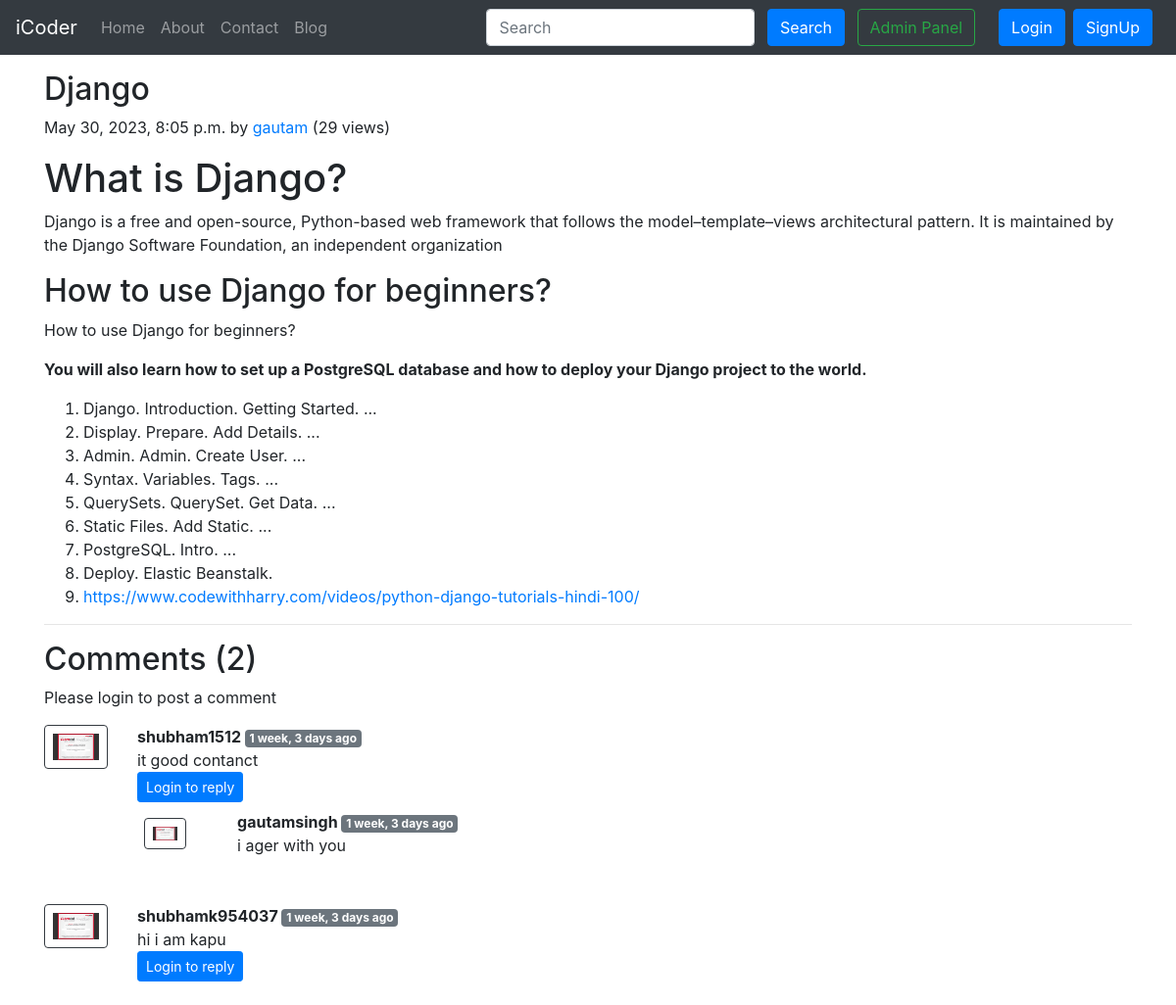
The page /blog/1-post on the database its author committed.
### blog/models.py (models this page shows, shortened)
class Post(models.Model):
    sno = models.AutoField(primary_key=True)
    views= models.IntegerField(default=0)
    title = models.CharField(max_length=255)
    author = models.CharField(max_length=14)
    slug = models.CharField(max_length=130)
    timeStamp = models.DateTimeField(blank=True)
    content = RichTextField()
    post_image = models.ImageField(upload_to="static",default="")

class BlogComment(models.Model):
    sno = models.AutoField(primary_key=True)
    comment = models.TextField()  # Corrected field name
    user = models.ForeignKey(User, on_delete=models.CASCADE)
    post = models.ForeignKey(Post, on_delete=models.CASCADE)
    parent = models.ForeignKey('self', on_delete=models.CASCADE, null=True)
    timestamp = models.DateTimeField(default=now)

### blog/views.py (the view)
# urls.py: path('<str:slug>', views.blogPost, name="blogPost"),
def blogPost(request, slug):
    post=Post.objects.filter(slug=slug).first()
    post.views= post.views +1
    post.save()
    comments= BlogComment.objects.filter(post=post, parent=None)
    replies= BlogComment.objects.filter(post=post).exclude(parent=None)
    replyDict={}
    for reply in replies:
        if reply.parent.sno not in replyDict.keys():
            replyDict[reply.parent.sno]=[reply]
        else:
            replyDict[reply.parent.sno].append(reply)
    context={'post':post, 'comments': comments, 'user': request.user, 'replyDict': replyDict}
    return render(request, "blog/blogPost.html", context)

### blog/templatetags/extras.py (called while the page is built)
@register.filter(name='get_val')
def get_val(dict, key):
    return dict.get(key)

### templates/blog/blogPost.html (shortened to what this page needs)
{% extends 'base.html' %}
{% block body %}
{% load humanize %}
{% load extras %}
<div class="container my-3">
    <h2 class="blog-post-title">{{post.title}}</h2>
    <p class="blog-post-meta">{{post.timeStamp}} by <a href="/about">{{post.author}}</a> (<span >{{post.views}} views</span>)</p></p>
    <p>{{post.content|safe}}</p>
    <hr>
</div>
<div class="container">
    <h2> Comments ({{comments.count}}) </h2>
    <div class="my-2">
        {% if user.is_authenticated %}
        <form action="/blog/postComment" method="post">
            {% csrf_token %}
            <div class="form-group">
                <label for="exampleInputEmail1">Post Comment </label>
                <input type="text" class="form-control" name="comment" placeholder="Enter comment here">
            </div>
            <input type="hidden" name="postSno" value="{{post.sno}}">
            <input type="hidden" name="parentSno" value="">
            <button type="submit" class="btn btn-primary">Submit</button>
        </form>
        {% else %}
        Please login to post a comment
        {% endif %}
    </div>
    {% for comment in comments %}
    <div class="row my-3">
        <div class="col-md-1  ">
            <img class="rounded mx-auto d-block w-100 border border-dark p-2" src="/static/img/user.png" alt="user">
        </div>
        <div class="col-md-11 ">
            <b> {{comment.user.username}} </b> <span class="badge badge-secondary ">{{comment.timestamp| naturaltime}}</span>
            <div>{{comment.comment}}</div>
            <div class="reply mx-0">
                {% if user.is_authenticated %}
                <button class="btn btn-sm btn-primary" type="button" data-toggle="collapse" data-target="#replyBox{{comment.sno}}" aria-expanded="false" aria-controls="replyBox{{comment.sno}}">
                    Reply
                </button>
                <div class="collapse" id="replyBox{{comment.sno}}">
                    <div class="card card-body my-2">
                        <form action="/blog/postComment" method="post">
                            {% csrf_token %}
                            <div class="form-group">
                                <label for="comment">Post a reply </label>
                                <input type="text" class="form-control" name="comment" placeholder="Enter comment here">
                                <input type="hidden" name="parentSno" value="{{comment.sno}}">
                            </div>
                            <input type="hidden" name="postSno" value="{{post.sno}}">
                            <button type="submit" class="btn btn-primary">Submit</button>
                        </form>
                    </div>
                </div>
                {% else %}
                <button class="btn btn-sm btn-primary" type="button" data-toggle="collapse" data-target="#replyBox{{comment.sno}}" aria-expanded="false" aria-controls="replyBox{{comment.sno}}">
                    Login to reply
                </button>
                {% endif %}
                <div class="replies my-2 ">
                    {% for reply in replyDict|get_val:comment.sno %}
                    <div class="row my-2">
                        <div class="col-md-1 ">
                            <img class="rounded mx-auto d-block w-75 my-2 border border-dark p-2" src="/static/img/user.png" alt="user">
                        </div>
                        <div class="col-md-11">
                            <div class="col-md-11 ">
                                <b> {{reply.user.username}} </b> <span class="badge badge-secondary ">{{reply.timestamp| naturaltime}}</span>
                                <div>{{reply.comment}}</div>
                            </div>
                            <br>
                        </div>
                    </div>
                    {% endfor %}
                </div>
            </div>
        </div>
    </div>
    {% endfor %}
</div>
{% endblock %}

### rows shown on the page
Post: title "Django", timeStamp "May 30, 2023, 8:05 p.m.", author "gautam", views "29", content "What is Django? Django is a free and open-source, Python-based web framework that follows the model–template–views architectural pattern. It is maintained by the Django Software Foundation, an independent organization How to use Django for beginners? How to use Django for beginners? You will also learn how to set up a PostgreSQL database and how to deploy your Django project to the world. Django. Introduction. Getting Started. ... Display. Prepare. Add Details. ... Admin. Admin. Create User. ... Syntax. Variables. Tags. ... QuerySets. QuerySet. Get Data. ... Static Files. Add Static. ... PostgreSQL. Intro. ... Deploy. Elastic Beanstalk.…"
BlogComment: user.username "shubham1512", timestamp "1 week, 3 days ago", comment "it good contanct"
BlogComment: user.username "gautamsingh", timestamp "1 week, 3 days ago", comment "i ager with you"
BlogComment: user.username "shubhamk954037", timestamp "1 week, 3 days ago", comment "hi i am kapu"

### other values the page prints
{{ comments.count }} "2"
